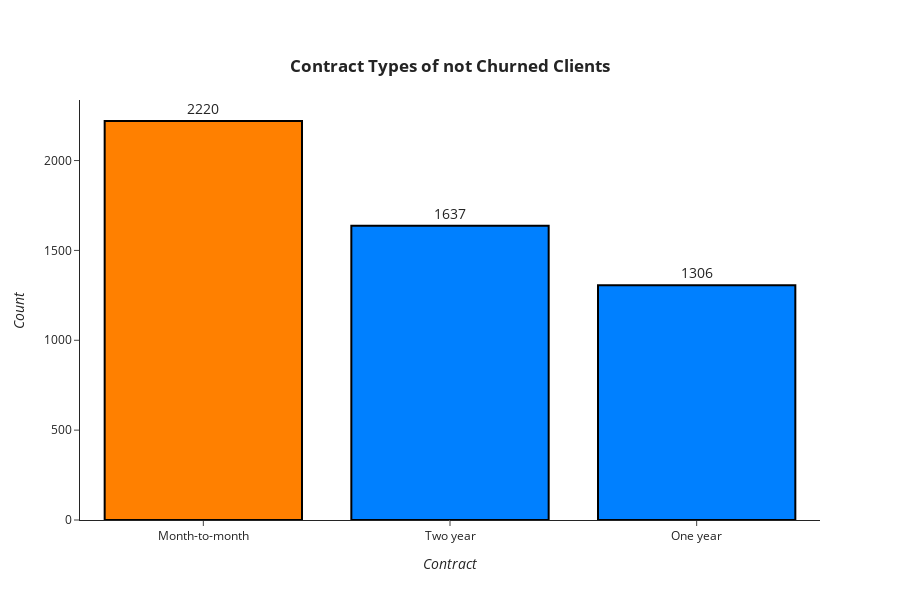

Notebook source saved alongside this figure:
### Markdown cell above
The contract type is a good feature to analyze what happens to a client churn from that service, a plot from the contract types of not churned clients is showed below.

### Code cell
df_aux = dataset.query('Churn == "No"')
df_aux = df_aux["Contract"].value_counts()
bar_plot(df_aux, "<b>Contract Types of not Churned Clients</b>",
         "<i>Contract</i>", "<i>Count</i>")

### Figure 1 — Plotly figure (JSON) as saved in the notebook; plotly's stock layout.template omitted (floating-point values rounded to 4 significant figures)
{"data": [{"marker": {"color": ["#ff8000", "#0080ff", "#0080ff"], "line": {"color": "#000000", "width": 2}}, "text": [2220.0, 1637.0, 1306.0], "textfont": {"size": 14}, "textposition": "outside", "type": "bar", "x": ["Month-to-month", "Two year", "One year"], "y": [2220, 1637, 1306]}], "layout": {"autosize": false, "height": 600, "title": {"text": "<b>Contract Types of not Churned Clients</b>", "x": 0.5, "xanchor": "center", "y": 0.9, "yanchor": "top"}, "xaxis": {"title": {"text": "<i>Contract</i>"}}, "yaxis": {"automargin": true, "title": {"text": "<i>Count</i>"}}}}
